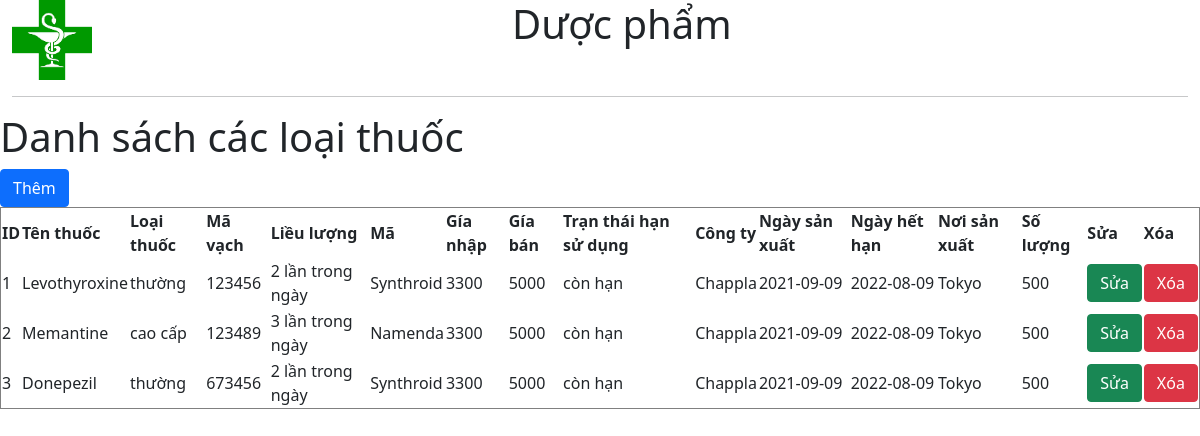
The page / on the database its author committed.
### tables this page shows
CREATE TABLE `drugs` (
  `id` int(10) UNSIGNED NOT NULL,
  `name` varchar(200) NOT NULL,
  `type` varchar(200) NOT NULL,
  `barcode` varchar(200) NOT NULL,
  `dose` varchar(200) NOT NULL,
  `code` varchar(200) NOT NULL,
  `cost_price` float NOT NULL,
  `selling_price` float NOT NULL,
  `expiry` varchar(200) NOT NULL,
  `company_name` varchar(200) NOT NULL,
  `production_date` date NOT NULL,
  `expiration_date` date NOT NULL,
  `place` varchar(200) NOT NULL,
  `quantity` int(10) UNSIGNED NOT NULL
);

### index.php (the view, shortened to what this page needs)
<?php
include('header.php');
?>
<h1>Danh sách các loại thuốc</h1>
<a href="add_person.php"><button type="button" class="btn btn-primary">Thêm</button></a>
<?php
    $conn = mysqli_connect('localhost', 'root', '', 'quanlyduocpham','3306');
    $sql ="Select * from drugs";
    $result = mysqli_query($conn, $sql);
    echo "<table border='1'>";
    echo "<tr>";
    echo "<th>ID</th>";
    echo "<th>Tên thuốc</th>";
    echo "<th>Loại thuốc</th>";
    echo "<th>Mã vạch</th>";
    echo "<th>Liều lượng</th>";
    echo "<th>Mã</th>";
    echo "<th>Gía nhập</th>";
    echo "<th>Gía bán</th>";
    echo "<th>Trạn thái hạn sử dụng</th>";
    echo "<th>Công ty</th>";
    echo "<th>Ngày sản xuất</th>";
    echo "<th>Ngày hết hạn</th>";
    echo "<th>Nơi sản xuất</th>";
    echo "<th>Số lượng</th>";
    echo"<th>Sửa</th>";
    echo"<th>Xóa</th>";
    echo "</tr>";
    if(mysqli_num_rows($result)>0){
        while($row=mysqli_fetch_assoc($result)){
            echo "<tr>";
            echo "<td>".$row['id']."</td>";
            echo "<td>".$row['name']."</td>";
            echo "<td>".$row['type']."</td>";
            echo "<td>".$row['barcode']."</td>";
            echo "<td>".$row['dose']."</td>";
            echo "<td>".$row['code']."</td>";
            echo "<td>".$row['cost_price']."</td>";
            echo "<td>".$row['selling_price']."</td>";
            echo "<td>".$row['expiry']."</td>";
            echo "<td>".$row['company_name']."</td>";
            echo "<td>".$row['production_date']."</td>";
            echo "<td>".$row['expiration_date']."</td>";
            echo "<td>".$row['place']."</td>";
            echo "<td>".$row['quantity']."</td>";
            $id = $row['id'];
            echo'<td><a href="sua.php?id=<?'.$row['id'].'; ?>"><button type="button"
    class="btn btn-success">Sửa</button></a></td>';
echo'<td><a href="delete.php?id='.$id.'"><button type="button" class="btn btn-danger">Xóa</button></a></td>';
echo "<tr>";
    }
    }
    echo "</table>";
    ?>
    </body>
    </html>

### header.php (shortened to what this page needs)
<!doctype html>
<html lang="en">
<head>
    <link href="https://cdn.jsdelivr.net/npm/bootstrap@5.0.2/dist/css/bootstrap.min.css" rel="stylesheet"
>
</head>
<body>
    <div class="container-fluid">
        <div class="row">
            <div class="col-md-5">
                <img src="image/images.png" alt="logo" width="80px" class="img-fluid">
            </div>
            <div class="col-md-7">
                <h1 class="float-left">Dược phẩm</h1>
            </div>
        </div>
        <hr>
    </div>

### rows shown on the page
drugs: id "1", name "Levothyroxine", type "thường", barcode "123456", dose "2 lần trong ngày", code "Synthroid", cost_price "3300", selling_price "5000", expiry "còn hạn", company_name "Chappla", production_date "2021-09-09", expiration_date "2022-08-09", place "Tokyo", quantity "500"
drugs: id "2", name "Memantine", type "cao cấp", barcode "123489", dose "3 lần trong ngày", code "Namenda", cost_price "3300", selling_price "5000", expiry "còn hạn", company_name "Chappla", production_date "2021-09-09", expiration_date "2022-08-09", place "Tokyo", quantity "500"
drugs: id "3", name "Donepezil", type "thường", barcode "673456", dose "2 lần trong ngày", code "Synthroid", cost_price "3300", selling_price "5000", expiry "còn hạn", company_name "Chappla", production_date "2021-09-09", expiration_date "2022-08-09", place "Tokyo", quantity "500"
